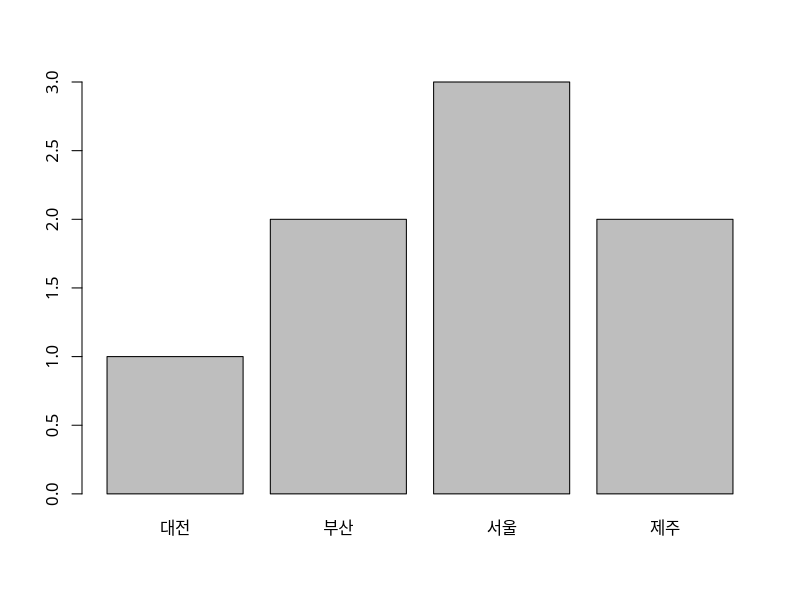

The R source for this figure:

windows(800, 600, pointsize = 12)   # 별도의 윈도우 열기
savePlot("aa.png", type="png")      # 결과물을 그림으로 저장
dev.off()                           # 윈도우 닫기

install.packages("treemap")

colors()   # color name list

par(family="NanumGothic")   # Mac Plot 한글 표시
a <- c("서울","부산","제주","제주","서울","대전","부산","서울")
fa <- factor(a)
plot(fa)


##################################
# sapply / tapply 를 통한 간단한 회귀분석

# cors <- sapply(dataframe, cor, y = targetVariables)
# mask <- (rank(-abs(cors)) <= 10)
# bestprediction <- dataframe[ , mask]
# lm(targetVariables ~ bestprediction)


# 특정 컬럼을 기준으로 회귀분석을 한꺼번에 진행.
library(MASS)
attach(Cars93)
head(Cars93)

tapply(Weight, Origin, mean)
tapply(Weight, Origin, length)

# Origin 기준으로 
model <- by(Cars93, Origin, function(df) lm(MPG.highway ~ Weight + EngineSize + Horsepower, data = df))
model
summary(model$USA)
summary(model$`non-USA`)

# Type 기준으로
model <- by(Cars93, Type, function(df) lm(MPG.city ~ Weight + EngineSize + Horsepower, data = df))
model
summary(model$Small)
summary(model$Large)


##################################
